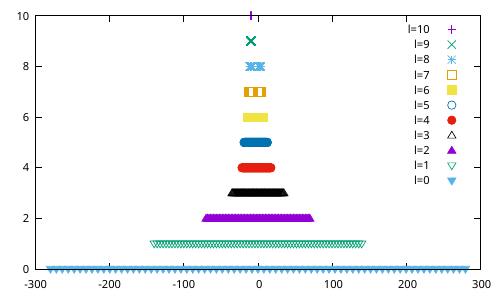

gnuplot code for this plot:
set output "grid.pdf"
set term pdf
plot \
  "<gawk '$1+0==8 && $4+0==10' headon_merger_benchX/canudax_bssnmol-alpha.it000008.x.tsv" u 8:4 w p t "l=10", \
  "<gawk '$1+0==8 && $4+0==9' headon_merger_benchX/canudax_bssnmol-alpha.it000008.x.tsv" u 8:4 w p t "l=9", \
  "<gawk '$1+0==8 && $4+0==8' headon_merger_benchX/canudax_bssnmol-alpha.it000008.x.tsv" u 8:4 w p t "l=8", \
  "<gawk '$1+0==8 && $4+0==7' headon_merger_benchX/canudax_bssnmol-alpha.it000008.x.tsv" u 8:4 w p t "l=7", \
  "<gawk '$1+0==8 && $4+0==6' headon_merger_benchX/canudax_bssnmol-alpha.it000008.x.tsv" u 8:4 w p t "l=6", \
  "<gawk '$1+0==8 && $4+0==5' headon_merger_benchX/canudax_bssnmol-alpha.it000008.x.tsv" u 8:4 w p t "l=5", \
  "<gawk '$1+0==8 && $4+0==4' headon_merger_benchX/canudax_bssnmol-alpha.it000008.x.tsv" u 8:4 w p t "l=4", \
  "<gawk '$1+0==8 && $4+0==3' headon_merger_benchX/canudax_bssnmol-alpha.it000008.x.tsv" u 8:4 w p t "l=3", \
  "<gawk '$1+0==8 && $4+0==2' headon_merger_benchX/canudax_bssnmol-alpha.it000008.x.tsv" u 8:4 w p t "l=2", \
  "<gawk '$1+0==8 && $4+0==1' headon_merger_benchX/canudax_bssnmol-alpha.it000008.x.tsv" u 8:4 w p t "l=1", \
  "<gawk '$1+0==8 && $4+0==0' headon_merger_benchX/canudax_bssnmol-alpha.it000008.x.tsv" u 8:4 w p t "l=0"

